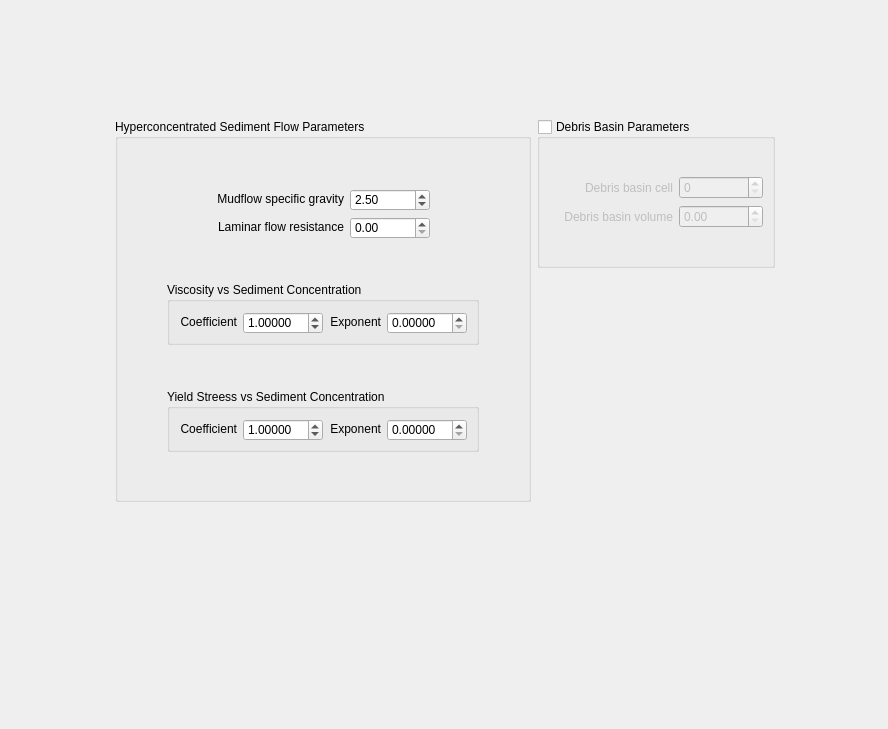
     <widget class="QWidget" name="mud_debris_tab">
      <attribute name="title">
       <string>Mud / Debris Transport</string>
      </attribute>
      <widget class="QWidget" name="layoutWidget">
       <property name="geometry">
        <rect>
         <x>11</x>
         <y>11</y>
         <width>868</width>
         <height>709</height>
        </rect>
       </property>
       <layout class="QGridLayout" name="gridLayout_12">
        <item row="0" column="1">
         <spacer name="verticalSpacer_15">
          <property name="orientation">
           <enum>Qt::Vertical</enum>
          </property>
          <property name="sizeHint" stdset="0">
           <size>
            <width>20</width>
            <height>58</height>
           </size>
          </property>
         </spacer>
        </item>
        <item row="1" column="0">
         <spacer name="horizontalSpacer_5">
          <property name="orientation">
           <enum>Qt::Horizontal</enum>
          </property>
          <property name="sizeHint" stdset="0">
           <size>
            <width>101</width>
            <height>20</height>
           </size>
          </property>
         </spacer>
        </item>
        <item row="1" column="1">
         <layout class="QGridLayout" name="gridLayout_11">
          <item row="0" column="0" rowspan="2">
           <widget class="QGroupBox" name="groupBox">
            <property name="sizePolicy">
             <sizepolicy hsizetype="Fixed" vsizetype="Fixed">
              <horstretch>0</horstretch>
              <verstretch>0</verstretch>
             </sizepolicy>
            </property>
            <property name="title">
             <string>Hyperconcentrated Sediment Flow Parameters</string>
            </property>
            <layout class="QGridLayout" name="gridLayout_7">
             <item row="5" column="0">
              <layout class="QHBoxLayout" name="horizontalLayout_11">
               <item>
                <spacer name="horizontalSpacer_10">
                 <property name="orientation">
                  <enum>Qt::Horizontal</enum>
                 </property>
                 <property name="sizeHint" stdset="0">
                  <size>
                   <width>40</width>
                   <height>20</height>
                  </size>
                 </property>
                </spacer>
               </item>
               <item>
                <widget class="QGroupBox" name="groupBox_6">
                 <property name="title">
                  <string>Yield Streess vs Sediment Concentration</string>
                 </property>
                 <layout class="QGridLayout" name="gridLayout_6">
                  <item row="0" column="0">
                   <layout class="QHBoxLayout" name="horizontalLayout_7">
                    <item>
                     <widget class="QLabel" name="label_11">
                      <property name="text">
                       <string>Coefficient</string>
                      </property>
                      <property name="alignment">
                       <set>Qt::AlignRight|Qt::AlignTrailing|Qt::AlignVCenter</set>
                      </property>
                     </widget>
                    </item>
                    <item>
                     <widget class="QDoubleSpinBox" name="mud_ys_vs_sed_coeff_dbox">
                      <property name="sizePolicy">
                       <sizepolicy hsizetype="Fixed" vsizetype="Fixed">
                        <horstretch>0</horstretch>
                        <verstretch>0</verstretch>
                       </sizepolicy>
                      </property>
                      <property name="minimumSize">
                       <size>
                        <width>80</width>
                        <height>22</height>
                       </size>
                      </property>
                      <property name="maximumSize">
                       <size>
                        <width>80</width>
                        <height>20</height>
                       </size>
                      </property>
                      <property name="decimals">
                       <number>5</number>
                      </property>
                      <property name="value">
                       <double>1.000000000000000</double>
                      </property>
                     </widget>
                    </item>
                   </layout>
                  </item>
                  <item row="0" column="1">
                   <layout class="QHBoxLayout" name="horizontalLayout_8">
                    <item>
                     <widget class="QLabel" name="label_12">
                      <property name="text">
                       <string>Exponent</string>
                      </property>
                      <property name="alignment">
                       <set>Qt::AlignRight|Qt::AlignTrailing|Qt::AlignVCenter</set>
                      </property>
                     </widget>
                    </item>
                    <item>
                     <widget class="QDoubleSpinBox" name="mud_ys_vs_sed_exp_dbox">
                      <property name="sizePolicy">
                       <sizepolicy hsizetype="Fixed" vsizetype="Fixed">
                        <horstretch>0</horstretch>
                        <verstretch>0</verstretch>
                       </sizepolicy>
                      </property>
                      <property name="minimumSize">
                       <size>
                        <width>80</width>
                        <height>22</height>
                       </size>
                      </property>
                      <property name="maximumSize">
                       <size>
                        <width>80</width>
                        <height>20</height>
                       </size>
                      </property>
                      <property name="decimals">
                       <number>5</number>
                      </property>
                     </widget>
                    </item>
                   </layout>
                  </item>
                 </layout>
                </widget>
               </item>
               <item>
                <spacer name="horizontalSpacer_11">
                 <property name="orientation">
                  <enum>Qt::Horizontal</enum>
                 </property>
                 <property name="sizeHint" stdset="0">
                  <size>
                   <width>40</width>
                   <height>20</height>
                  </size>
                 </property>
                </spacer>
               </item>
              </layout>
             </item>
             <item row="3" column="0">
              <layout class="QHBoxLayout" name="horizontalLayout_10">
               <item>
                <spacer name="horizontalSpacer_8">
                 <property name="orientation">
                  <enum>Qt::Horizontal</enum>
                 </property>
                 <property name="sizeHint" stdset="0">
                  <size>
                   <width>40</width>
                   <height>20</height>
                  </size>
                 </property>
                </spacer>
               </item>
               <item>
                <widget class="QGroupBox" name="groupBox_5">
                 <property name="title">
                  <string>Viscosity vs Sediment Concentration</string>
                 </property>
                 <layout class="QGridLayout" name="gridLayout_5">
                  <item row="0" column="0">
                   <layout class="QHBoxLayout" name="horizontalLayout_5">
                    <item>
                     <widget class="QLabel" name="label_9">
                      <property name="text">
                       <string>Coefficient</string>
                      </property>
                      <property name="alignment">
                       <set>Qt::AlignRight|Qt::AlignTrailing|Qt::AlignVCenter</set>
                      </property>
                     </widget>
                    </item>
                    <item>
                     <widget class="QDoubleSpinBox" name="mud_vis_vs_sed_coeff_dbox">
                      <property name="sizePolicy">
                       <sizepolicy hsizetype="Fixed" vsizetype="Fixed">
                        <horstretch>0</horstretch>
                        <verstretch>0</verstretch>
                       </sizepolicy>
                      </property>
                      <property name="minimumSize">
                       <size>
                        <width>80</width>
                        <height>22</height>
                       </size>
                      </property>
                      <property name="maximumSize">
                       <size>
                        <width>80</width>
                        <height>20</height>
                       </size>
                      </property>
                      <property name="decimals">
                       <number>5</number>
                      </property>
                      <property name="value">
                       <double>1.000000000000000</double>
                      </property>
                     </widget>
                    </item>
                   </layout>
                  </item>
                  <item row="0" column="1">
                   <layout class="QHBoxLayout" name="horizontalLayout_6">
                    <item>
                     <widget class="QLabel" name="label_10">
                      <property name="text">
                       <string>Exponent</string>
                      </property>
                      <property name="alignment">
                       <set>Qt::AlignRight|Qt::AlignTrailing|Qt::AlignVCenter</set>
                      </property>
                     </widget>
                    </item>
                    <item>
                     <widget class="QDoubleSpinBox" name="mud_vis_vs_sed_exp_dbox">
                      <property name="sizePolicy">
                       <sizepolicy hsizetype="Fixed" vsizetype="Fixed">
                        <horstretch>0</horstretch>
                        <verstretch>0</verstretch>
                       </sizepolicy>
                      </property>
                      <property name="minimumSize">
                       <size>
                        <width>80</width>
                        <height>22</height>
                       </size>
                      </property>
                      <property name="maximumSize">
                       <size>
                        <width>80</width>
                        <height>20</height>
                       </size>
                      </property>
                      <property name="decimals">
                       <number>5</number>
                      </property>
                     </widget>
                    </item>
                   </layout>
                  </item>
                 </layout>
                </widget>
               </item>
               <item>
                <spacer name="horizontalSpacer_9">
                 <property name="orientation">
                  <enum>Qt::Horizontal</enum>
                 </property>
                 <property name="sizeHint" stdset="0">
                  <size>
                   <width>40</width>
                   <height>20</height>
                  </size>
                 </property>
                </spacer>
               </item>
              </layout>
             </item>
             <item row="1" column="0">
              <layout class="QHBoxLayout" name="horizontalLayout_9">
               <item>
                <spacer name="horizontalSpacer_6">
                 <property name="orientation">
                  <enum>Qt::Horizontal</enum>
                 </property>
                 <property name="sizeHint" stdset="0">
                  <size>
                   <width>40</width>
                   <height>20</height>
                  </size>
                 </property>
                </spacer>
               </item>
               <item>
                <layout class="QVBoxLayout" name="verticalLayout_6">
                 <item>
                  <layout class="QHBoxLayout" name="horizontalLayout_3">
                   <item>
                    <widget class="QLabel" name="label_7">
                     <property name="text">
                      <string>Mudflow specific gravity</string>
                     </property>
                     <property name="alignment">
                      <set>Qt::AlignRight|Qt::AlignTrailing|Qt::AlignVCenter</set>
                     </property>
                    </widget>
                   </item>
                   <item>
                    <widget class="QDoubleSpinBox" name="mud_specific_gravity_dbox">
                     <property name="sizePolicy">
                      <sizepolicy hsizetype="Fixed" vsizetype="Fixed">
                       <horstretch>0</horstretch>
                       <verstretch>0</verstretch>
                      </sizepolicy>
                     </property>
                     <property name="minimumSize">
                      <size>
                       <width>80</width>
                       <height>22</height>
                      </size>
                     </property>
                     <property name="maximumSize">
                      <size>
                       <width>80</width>
                       <height>20</height>
                      </size>
                     </property>
                     <property name="decimals">
                      <number>2</number>
                     </property>
                     <property name="value">
                      <double>2.500000000000000</double>
                     </property>
                    </widget>
                   </item>
                  </layout>
                 </item>
                 <item>
                  <layout class="QHBoxLayout" name="horizontalLayout_4">
                   <item>
                    <widget class="QLabel" name="label_8">
                     <property name="text">
                      <string>Laminar flow resistance</string>
                     </property>
                     <property name="alignment">
                      <set>Qt::AlignRight|Qt::AlignTrailing|Qt::AlignVCenter</set>
                     </property>
                    </widget>
                   </item>
                   <item>
                    <widget class="QDoubleSpinBox" name="mud_laminar_fr_dbox">
                     <property name="sizePolicy">
                      <sizepolicy hsizetype="Fixed" vsizetype="Fixed">
                       <horstretch>0</horstretch>
                       <verstretch>0</verstretch>
                      </sizepolicy>
                     </property>
                     <property name="minimumSize">
                      <size>
                       <width>80</width>
                       <height>22</height>
                      </size>
                     </property>
                     <property name="maximumSize">
                      <size>
                       <width>80</width>
                       <height>20</height>
                      </size>
                     </property>
                     <property name="decimals">
                      <number>2</number>
                     </property>
                     <property name="maximum">
                      <double>50000.000000000000000</double>
                     </property>
                    </widget>
                   </item>
                  </layout>
                 </item>
                </layout>
               </item>
               <item>
                <spacer name="horizontalSpacer_7">
                 <property name="orientation">
                  <enum>Qt::Horizontal</enum>
                 </property>
                 <property name="sizeHint" stdset="0">
                  <size>
                   <width>40</width>
                   <height>20</height>
                  </size>
                 </property>
                </spacer>
               </item>
              </layout>
             </item>
             <item row="2" column="0">
              <spacer name="verticalSpacer">
               <property name="orientation">
                <enum>Qt::Vertical</enum>
               </property>
               <property name="sizeHint" stdset="0">
                <size>
                 <width>20</width>
                 <height>38</height>
                </size>
               </property>
              </spacer>
             </item>
             <item row="6" column="0">
              <spacer name="verticalSpacer_3">
               <property name="orientation">
                <enum>Qt::Vertical</enum>
               </property>
               <property name="sizeHint" stdset="0">
                <size>
                 <width>20</width>
                 <height>38</height>
                </size>
               </property>
              </spacer>
             </item>
             <item row="4" column="0">
              <spacer name="verticalSpacer_2">
               <property name="orientation">
                <enum>Qt::Vertical</enum>
               </property>
               <property name="sizeHint" stdset="0">
                <size>
                 <width>20</width>
                 <height>38</height>
                </size>
               </property>
              </spacer>
             </item>
             <item row="0" column="0">
              <spacer name="verticalSpacer_4">
               <property name="orientation">
                <enum>Qt::Vertical</enum>
               </property>
               <property name="sizeHint" stdset="0">
                <size>
                 <width>20</width>
                 <height>40</height>
                </size>
               </property>
              </spacer>
             </item>
            </layout>
           </widget>
          </item>
          <item row="0" column="1">
           <widget class="QGroupBox" name="mud_basin_grp">
            <property name="sizePolicy">
             <sizepolicy hsizetype="Fixed" vsizetype="Fixed">
              <horstretch>0</horstretch>
              <verstretch>0</verstretch>
             </sizepolicy>
            </property>
            <property name="title">
             <string>Debris Basin Parameters</string>
            </property>
            <property name="checkable">
             <bool>true</bool>
            </property>
            <property name="checked">
             <bool>false</bool>
            </property>
            <layout class="QGridLayout" name="gridLayout_4">
             <item row="1" column="0">
              <layout class="QHBoxLayout" name="horizontalLayout_14">
               <item>
                <widget class="QLabel" name="label_13">
                 <property name="sizePolicy">
                  <sizepolicy hsizetype="Fixed" vsizetype="Preferred">
                   <horstretch>0</horstretch>
                   <verstretch>0</verstretch>
                  </sizepolicy>
                 </property>
                 <property name="minimumSize">
                  <size>
                   <width>124</width>
                   <height>0</height>
                  </size>
                 </property>
                 <property name="maximumSize">
                  <size>
                   <width>124</width>
                   <height>16777215</height>
                  </size>
                 </property>
                 <property name="text">
                  <string>Debris basin cell</string>
                 </property>
                 <property name="alignment">
                  <set>Qt::AlignRight|Qt::AlignTrailing|Qt::AlignVCenter</set>
                 </property>
                </widget>
               </item>
               <item>
                <widget class="QSpinBox" name="mud_basin_grid_sbox">
                 <property name="minimumSize">
                  <size>
                   <width>0</width>
                   <height>22</height>
                  </size>
                 </property>
                 <property name="maximum">
                  <number>100000000</number>
                 </property>
                </widget>
               </item>
              </layout>
             </item>
             <item row="2" column="0">
              <layout class="QHBoxLayout" name="horizontalLayout_15">
               <item>
                <widget class="QLabel" name="label_14">
                 <property name="sizePolicy">
                  <sizepolicy hsizetype="Fixed" vsizetype="Preferred">
                   <horstretch>0</horstretch>
                   <verstretch>0</verstretch>
                  </sizepolicy>
                 </property>
                 <property name="minimumSize">
                  <size>
                   <width>124</width>
                   <height>0</height>
                  </size>
                 </property>
                 <property name="maximumSize">
                  <size>
                   <width>124</width>
                   <height>16777215</height>
                  </size>
                 </property>
                 <property name="text">
                  <string>Debris basin volume</string>
                 </property>
                 <property name="alignment">
                  <set>Qt::AlignRight|Qt::AlignTrailing|Qt::AlignVCenter</set>
                 </property>
                </widget>
               </item>
               <item>
                <widget class="QDoubleSpinBox" name="mud_basin_vol_dbox">
                 <property name="minimumSize">
                  <size>
                   <width>0</width>
                   <height>22</height>
                  </size>
                 </property>
                 <property name="decimals">
                  <number>2</number>
                 </property>
                 <property name="maximum">
                  <double>1000000.000000000000000</double>
                 </property>
                </widget>
               </item>
              </layout>
             </item>
             <item row="0" column="0">
              <spacer name="verticalSpacer_5">
               <property name="orientation">
                <enum>Qt::Vertical</enum>
               </property>
               <property name="sizeHint" stdset="0">
                <size>
                 <width>20</width>
                 <height>28</height>
                </size>
               </property>
              </spacer>
             </item>
             <item row="3" column="0">
              <spacer name="verticalSpacer_7">
               <property name="orientation">
                <enum>Qt::Vertical</enum>
               </property>
               <property name="sizeHint" stdset="0">
                <size>
                 <width>20</width>
                 <height>28</height>
                </size>
               </property>
              </spacer>
             </item>
            </layout>
           </widget>
          </item>
          <item row="1" column="1">
           <layout class="QHBoxLayout" name="horizontalLayout_30">
            <item>
             <widget class="QLabel" name="label_16">
              <property name="text">
               <string/>
              </property>
              <property name="alignment">
               <set>Qt::AlignRight|Qt::AlignTrailing|Qt::AlignVCenter</set>
              </property>
             </widget>
            </item>
           </layout>
          </item>
         </layout>
        </item>
        <item row="1" column="2">
         <spacer name="horizontalSpacer_12">
          <property name="orientation">
           <enum>Qt::Horizontal</enum>
          </property>
          <property name="sizeHint" stdset="0">
           <size>
            <width>101</width>
            <height>20</height>
           </size>
          </property>
         </spacer>
        </item>
        <item row="2" column="1">
         <spacer name="verticalSpacer_14">
          <property name="orientation">
           <enum>Qt::Vertical</enum>
          </property>
          <property name="sizeHint" stdset="0">
           <size>
            <width>20</width>
            <height>218</height>
           </size>
          </property>
         </spacer>
        </item>
       </layout>
      </widget>
     </widget>
